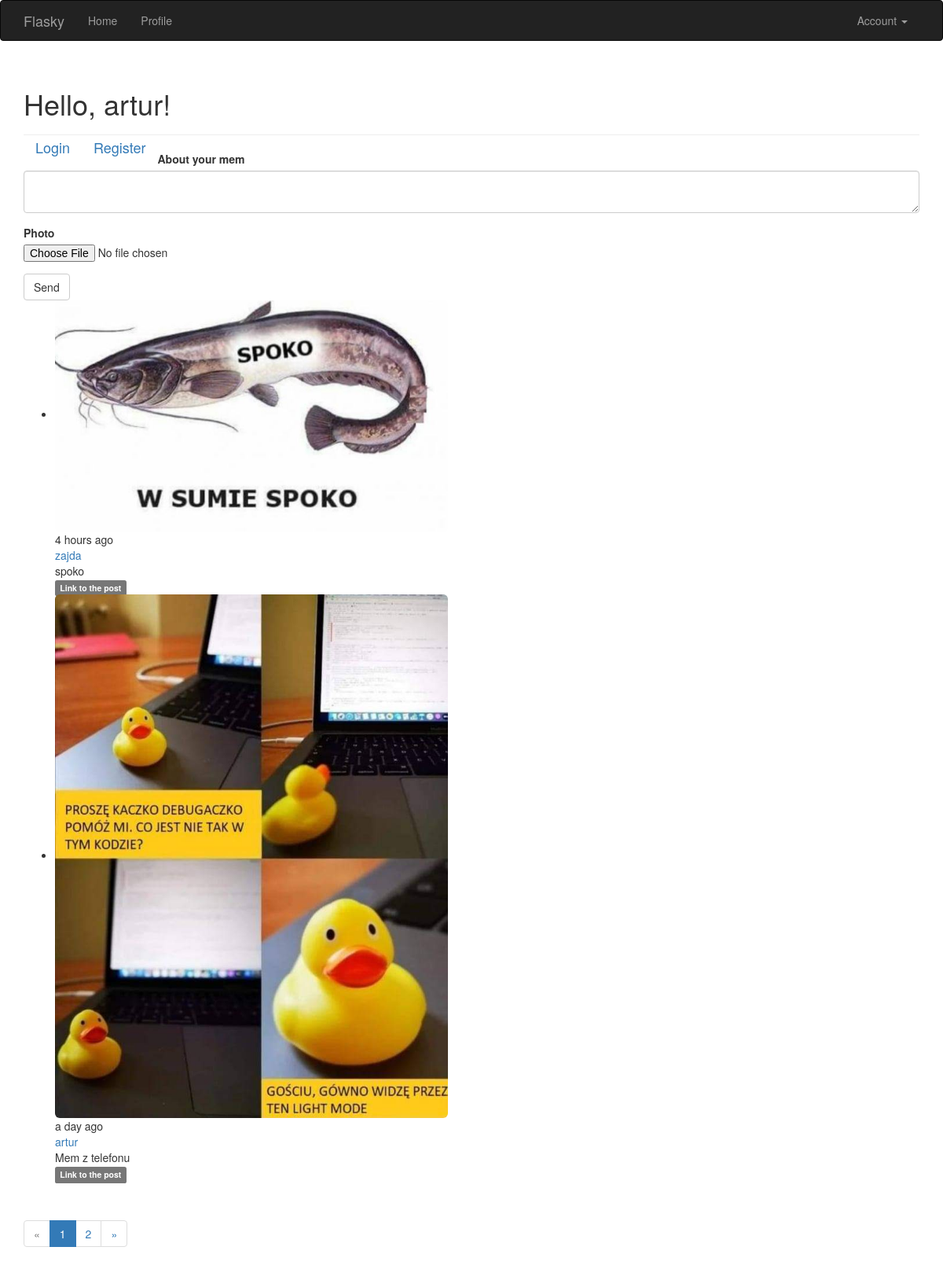
The page / (signed in) on the database its author committed.
### app/models/models.py (models this page shows, shortened)
class User(UserMixin, db.Model):
    __tablename__ = 'users'
    id = db.Column(db.Integer, primary_key=True)
    email = db.Column(db.String(64), unique=True, index=True)
    username = db.Column(db.String(64), unique=True, index=True)
    role_id = db.Column(db.Integer, db.ForeignKey('roles.id'))
    password_hash = db.Column(db.String(128))
    confirmed = db.Column(db.Boolean, default=False)
    name = db.Column(db.String(64))
    location = db.Column(db.String(64))
    about_me = db.Column(db.Text())
    member_since = db.Column(db.DateTime(), default=datetime.datetime.utcnow)
    last_seen = db.Column(db.DateTime(), default=datetime.datetime.utcnow)
    posts = db.relationship('Post', backref='author', lazy='dynamic')
    followed = db.relationship('Follow', foreign_keys=[Follow.follower_id],
                               backref=db.backref('follower', lazy='joined'), lazy='dynamic',
                               cascade='all, delete-orphan')
    followers = db.relationship('Follow', foreign_keys=[Follow.followed_id],
                                backref=db.backref('followed', lazy='joined'), lazy='dynamic',
                                cascade='all, delete-orphan')
    def ping(self):
        self.last_seen = datetime.datetime.utcnow()
        db.session.add(self)
        db.session.commit()
    def can(self, perm):
        return self.role is not None and self.role.has_permission(perm)
    @property
    def password(self):
        raise AttributeError('Cannot read password attribute')

class Post(db.Model):
    __tablename__ = 'posts'
    id = db.Column(db.Integer, primary_key=True)
    body = db.Column(db.Text)
    timestamp = db.Column(db.DateTime, index=True, default=datetime.datetime.utcnow)
    author_id = db.Column(db.Integer, db.ForeignKey('users.id'))
    picture_path = db.Column(db.String(128), unique=True, index=True)

### app/main/views.py (the view, shortened to what this page needs)
@main.route("/", methods=['GET', 'POST'])
def index():
    form = PictureForm()
    page = request.args.get('page', 1, type=int)
    pagination = Post.query.order_by(Post.timestamp.desc()).paginate(
       page, per_page=current_app.config['POST_PER_PAGE'], error_out=False)
    posts = pagination.items
    return render_template('index.html', form=form, posts=posts, pagination=pagination)

### app/main/forms.py
class PictureForm(FlaskForm):
    body = TextAreaField("About your mem", validators=[DataRequired()])
    photo = FileField(validators=[FileAllowed(photos, 'Images only'), FileRequired("File is required")])
    submit = SubmitField('Send')

### app/auth/views.py (called while the page is built)
@auth.before_app_request
def before_request():
    if current_user.is_authenticated:
        current_user.ping()
        if not current_user.confirmed \
                and request.blueprint != 'auth' and request.endpoint != 'static':
            return redirect(url_for('auth.unconfirmed'))

### app/main/__init__.py (called while the page is built)
@main.app_context_processor
def inject_permission():
    return dict(Permission=Permission)

### app/models/models.py (called while the page is built)
@login_manager.user_loader
def load_user(user_id):
    return User.query.get(int(user_id))

    def has_permission(self, perm):
        return self.permission & perm == perm

### app/templates/index.html (shortened to what this page needs)
{% extends "base.html" %}
{% import "bootstrap/wtf.html" as wtf %}
{% import "_macros.html" as macros %}
{% block page_content %}
<div class="page-header">
    <h1>Hello, {% if current_user.is_authenticated %}{{ current_user.username }}{% else %}Stranger{% endif %}!</h1>
    <a class="navbar-brand" href="{{ url_for('auth.login') }}">Login</a>
    <a class="navbar-brand" href="{{ url_for('auth.register') }}">Register</a>
</div>
<div>
    {% if current_user.can(Permission.WRITE) %}
    {{ wtf.quick_form(form) }}
    {% endif %}
</div>
{% include '_posts.html' %}
{% if pagination %}
<div class="pagination">
    {{ macros.pagination_widget(pagination, '.index') }}
</div>
{% endif %}
{% endblock %}

### app/templates/_posts.html
<ul class="posts">
    {% for post in posts %}
    <li class="post">
        <div class="post-thumbnail">
            <a href="{{ url_for('.user', username=post.author.username) }}">
                <img class="img-rounded profile-thumbnail" width="500" src="{{ post.picture_path }}">
            </a>
        </div>
        <div class="post-content">
            <div class="post-date">{{ moment(post.timestamp).fromNow() }}</div>
            <div class="post-author"><a href="{{ url_for('.user', username=post.author.username) }}">{{ post.author.username }}</a></div>
            <div class="post-body">{{ post.body }}</div>
            <a href="{{ url_for('.post', id=post.id) }}">
                <span class="label label-default">Link to the post</span>
            </a>
        </div>
    </li>
    {% endfor %}
</ul>

### rows shown on the page
User: username "artur"
Post: picture_path (picture), timestamp "4 hours ago", author.username "zajda", body "spoko"
Post: picture_path (picture), timestamp "a day ago", author.username "artur", body "Mem z telefonu"

### other values the page prints
{{ p }} "1"
{{ p }} "2"
